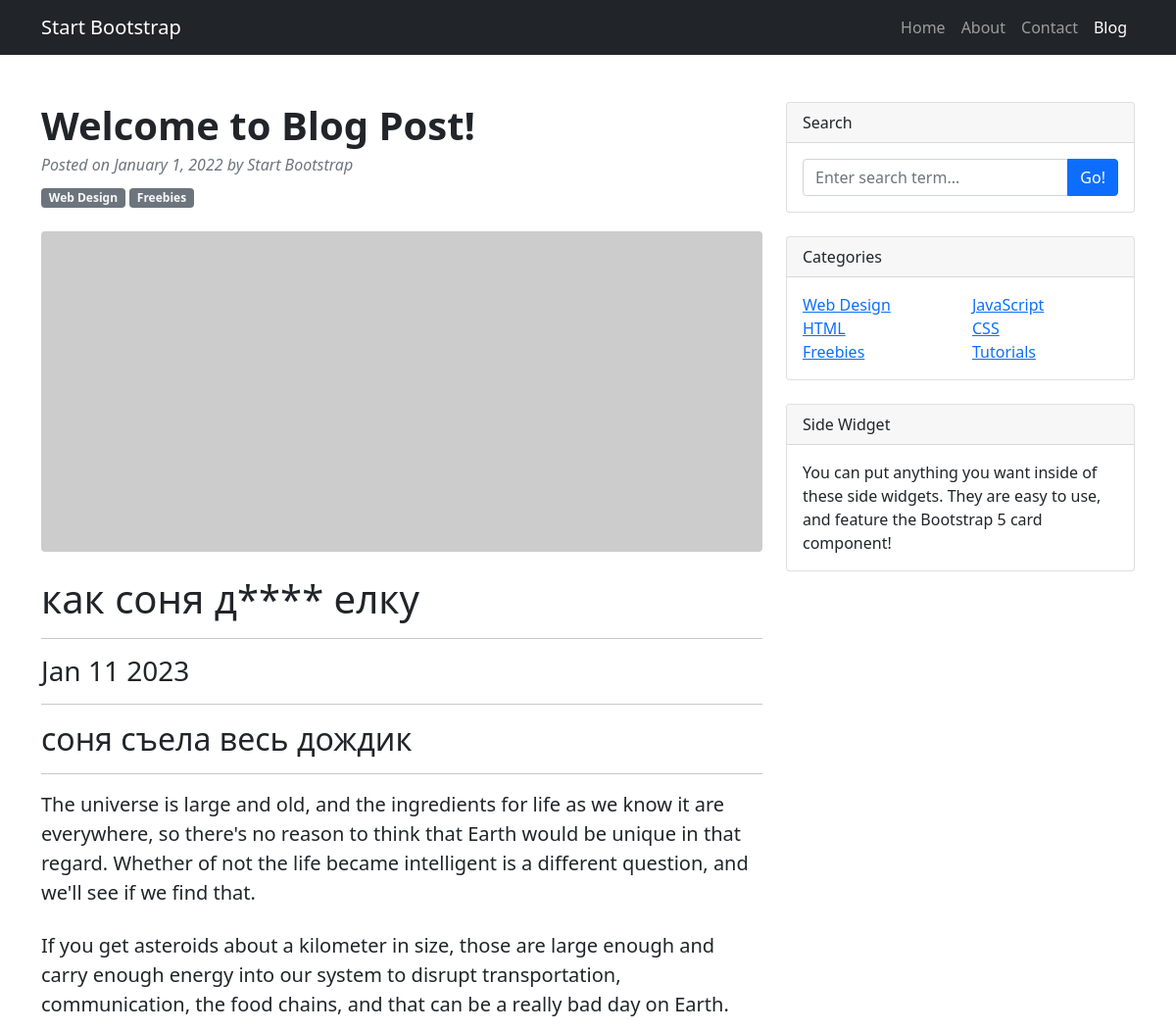
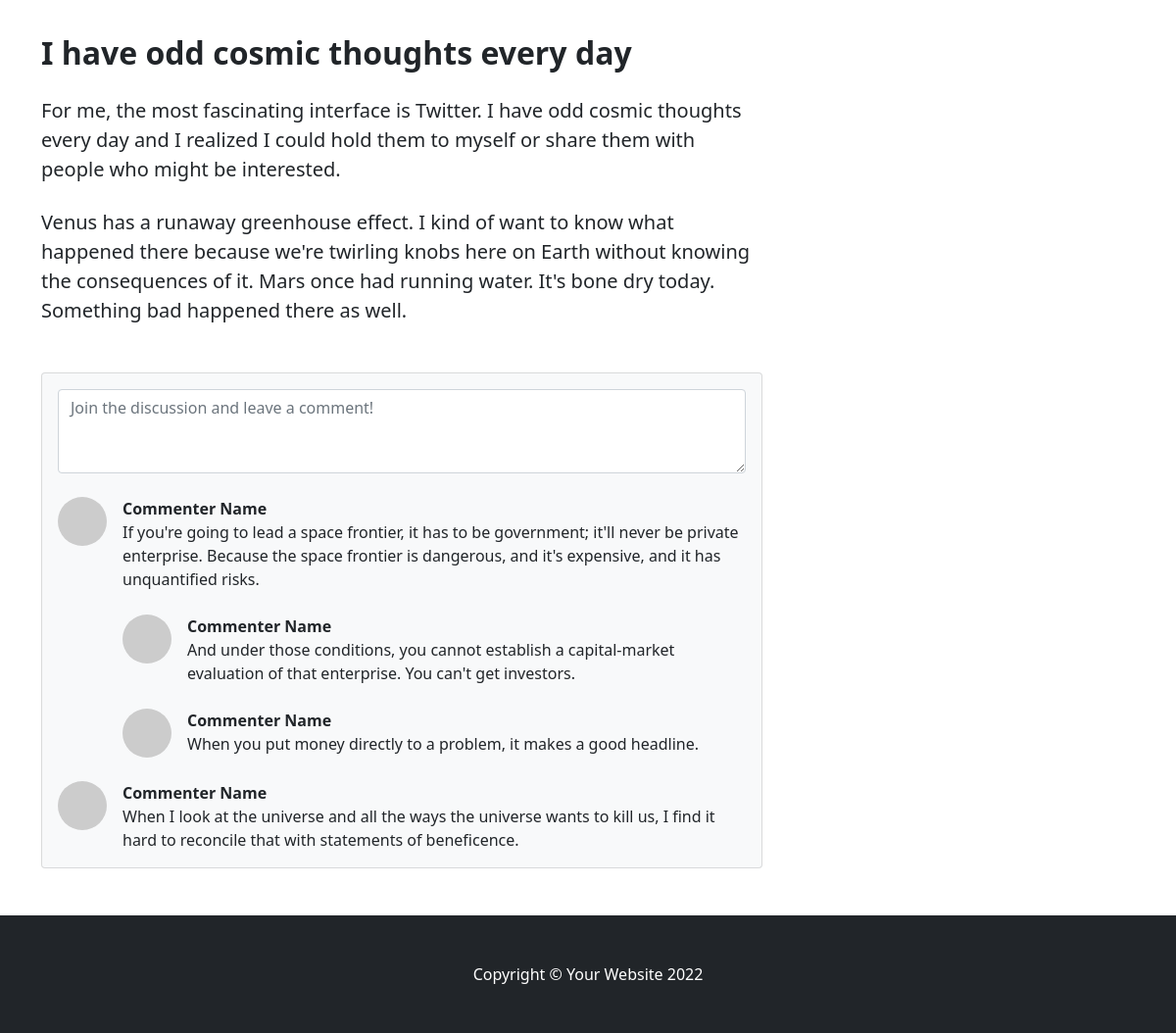
/posts/1, run on the app's committed database (2 pictures, top to bottom).
### news/models.py (models this page shows, shortened)
class Post(models.Model):
    author = models.ForeignKey(Author, on_delete=models.CASCADE)
    TYPES = [
        ('AR', 'Статья'),
        ('NW', 'Новость')
    ]
    type = models.CharField(max_length=2,
                            choices=TYPES,
                            default='AR')
    time_in = models.DateTimeField(auto_now_add=True)
    topics = models.ManyToManyField(Category, through='PostCategory')
    title = models.CharField(max_length=64)
    text = models.TextField()
    rating_article = models.IntegerField(default=0)

### news/views.py (the view)
# urls.py: path('<int:pk>',PostDetail.as_view(),name='post_detail'),
class PostDetail(DetailView):
    model = Post
    template_name = 'flatpages/post.html'
    context_object_name = 'post'

### news/templatetags/custom_filters.py (called while the page is built)
@register.filter()
def censor (value):
    if isinstance (value,str):
        for bw in BAD_WORDS:
            value = value.lower().replace(bw[1:].lower(),'*'*len(bw[1:]))
        return f'{value} '
    else:
        raise TypeError (f'Ошибка! {type(value)} не подходит')

### templates/flatpages/post.html (shortened to what this page needs)
{% extends 'flatpages/default.html' %}
{% load custom_filters %}
{% block content %}
    {% if post %}
        <h1> {{ post.title|censor }} </h1>
        <hr>
        <h3>{{ post.time_in|date:'M d Y'}}</h3>
        <hr>
        <h2>{{ post.text|censor}}</h2>
        <hr>
    {% else %}
        <h2> Постов нет!</h2>
    {% endif %}
{% endblock content %}

### data on the page
Post: title|censor "как соня д**** елку", time_in "Jan 11 2023", text|censor "соня съела весь дождик"
